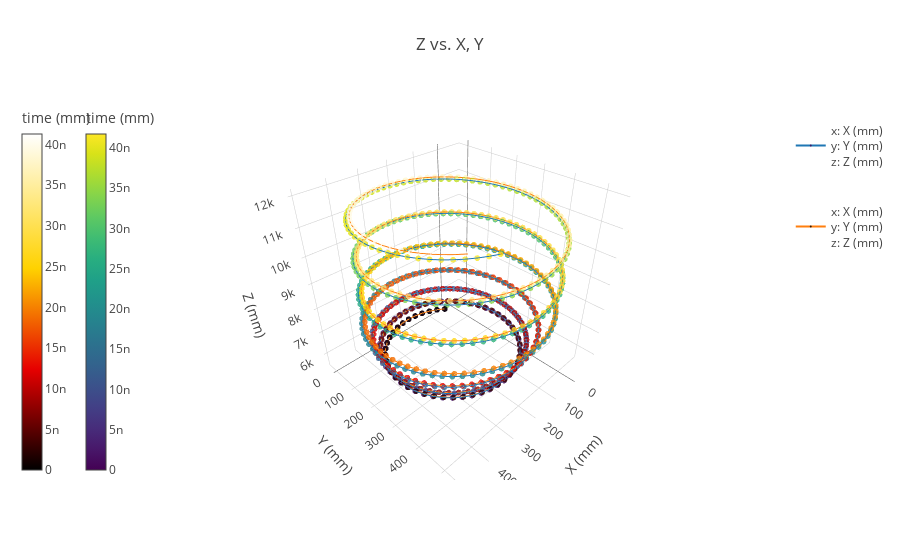

Notebook code for this chart:
### Code cell
scatter3d([df[::10].X for df in [df_out,df_out_x]],
          [df[::10].Y for df in [df_out,df_out_x]],
          [df[::10].Z for df in [df_out,df_out_x]],
          scale_list=[df[::10].time for df in [df_out,df_out_x]],
          mode_list=2*['markers+lines'],units_list=2*[('mm','mm','mm')],inline=True, 
          colors_list = ["Viridis","Hot"]
         );

### Figure 1 — Plotly figure (JSON) as saved in the notebook; plotly's stock layout.template omitted (floating-point values rounded to 4 significant figures; data arrays with more than 128 entries replaced by an {"elided": "..."} marker saying what was removed)
{"data": [{"marker": {"cauto": false, "cmax": 4.171e-08, "cmin": 0, "color": {"elided": "418 float values"}, "colorbar": {"thickness": 20, "title": "time (mm)", "x": -0.1, "y": 0.5}, "colorscale": "Viridis", "opacity": 0.8, "reversescale": false, "showscale": true, "size": 2}, "mode": "markers+lines", "name": "<br>x: X (mm)<br>y: Y (mm)<br>z: Z (mm)<br>", "type": "scatter3d", "uid": "10c506d4-2668-4aea-8c1a-eb7bdb3463a5", "x": {"elided": "418 float values"}, "y": {"elided": "418 float values"}, "z": {"elided": "418 float values"}}, {"marker": {"cauto": false, "cmax": 4.131e-08, "cmin": 0, "color": {"elided": "414 float values"}, "colorbar": {"thickness": 20, "title": "time (mm)", "x": -0.2, "y": 0.5}, "colorscale": "Hot", "opacity": 0.8, "reversescale": false, "showscale": true, "size": 2}, "mode": "markers+lines", "name": "<br>x: X (mm)<br>y: Y (mm)<br>z: Z (mm)<br>", "type": "scatter3d", "uid": "88ec45c2-ac5a-4534-a540-dab5fb2f2308", "x": {"elided": "414 float values"}, "y": {"elided": "414 float values"}, "z": {"elided": "414 float values"}}], "layout": {"scene": {"xaxis": {"title": "X (mm)"}, "yaxis": {"title": "Y (mm)"}, "zaxis": {"title": "Z (mm)"}}, "showlegend": true, "title": "Z vs. X, Y"}}
